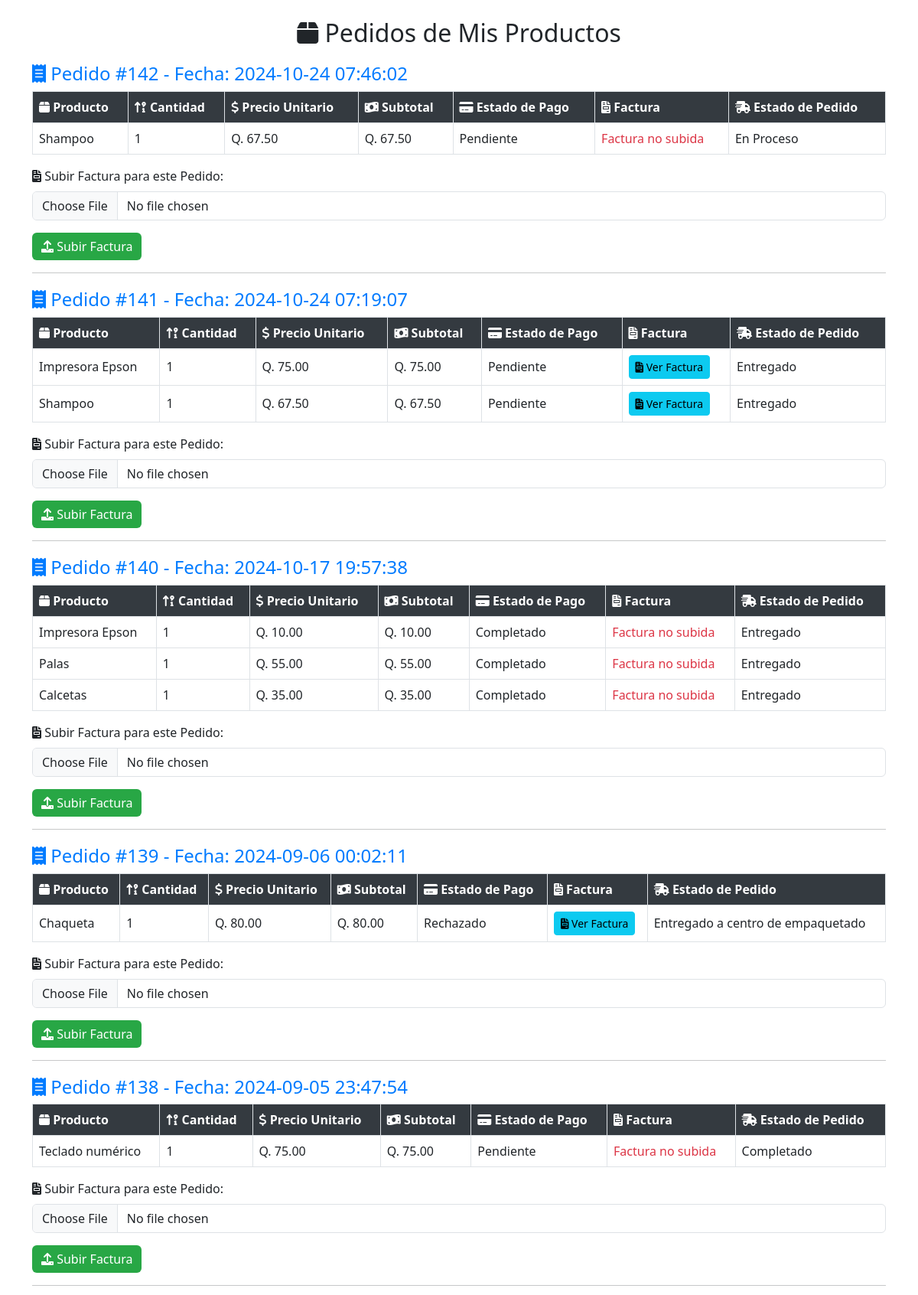
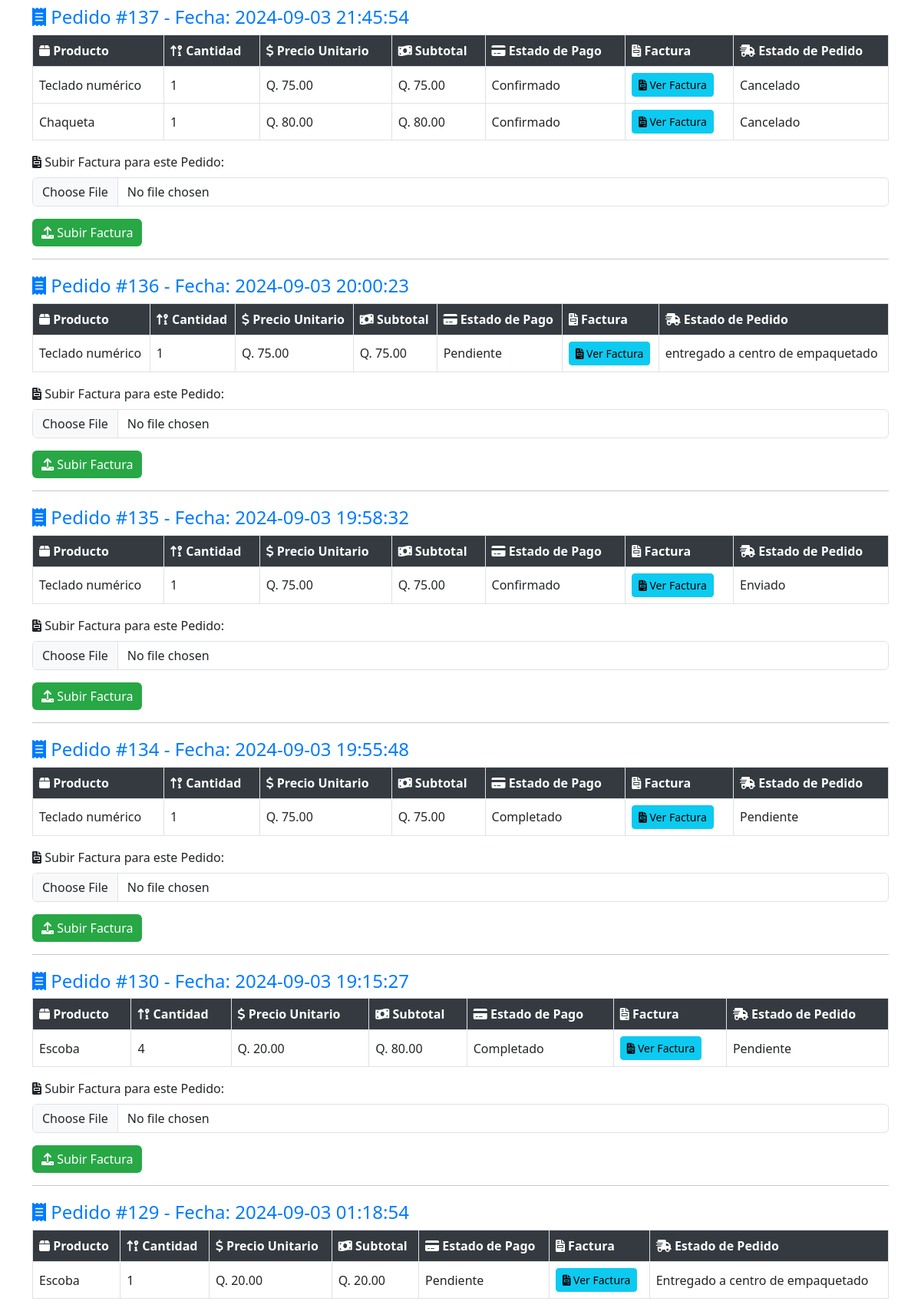
The page /public/emprendedor/ver_pedidos.php (signed in, upper part) on the database its author committed (2 pictures, top to bottom).
### tables this page shows
CREATE TABLE `detalle_pedido` (
  `id_detalle_pedido` int(11) NOT NULL AUTO_INCREMENT,
  `id_pedido` int(11) NOT NULL,
  `id_producto` int(11) NOT NULL,
  `id_emprendedor` int(11) NOT NULL,
  `cantidad` int(11) NOT NULL,
  `precio_unitario` decimal(10,2) NOT NULL,
  `subtotal` decimal(10,2) NOT NULL,
  `nombre_producto` varchar(255) DEFAULT NULL,
  `factura_emprendedor` varchar(255) DEFAULT NULL,
  `descuento_aplicado` decimal(5,2) DEFAULT 0.00,
  PRIMARY KEY (`id_detalle_pedido`)
);

CREATE TABLE `pedido` (
  `id_pedido` int(11) NOT NULL AUTO_INCREMENT,
  `id_cliente` int(11) NOT NULL,
  `id_vendedor` int(11) DEFAULT NULL,
  `fecha_pedido` datetime NOT NULL,
  `fecha_limite` datetime DEFAULT NULL,
  `estado_pedido` varchar(50) NOT NULL,
  `direccion_envio` text DEFAULT NULL,
  `telefono_contacto` varchar(20) DEFAULT NULL,
  PRIMARY KEY (`id_pedido`)
);

CREATE TABLE `pago` (
  `id_pago` int(11) NOT NULL AUTO_INCREMENT,
  `id_pedido` int(11) DEFAULT NULL,
  `metodo_pago` varchar(255) DEFAULT NULL,
  `monto` decimal(10,2) NOT NULL,
  `fecha_pago` timestamp NOT NULL DEFAULT current_timestamp(),
  `estado_pago` varchar(50) DEFAULT NULL,
  `imagen_comprobante` varchar(255) DEFAULT NULL,
  `id_factura` int(11) DEFAULT NULL,
  PRIMARY KEY (`id_pago`),
  KEY `fk_pago_pedido` (`id_pedido`),
  KEY `fk_pago_factura` (`id_factura`),
  CONSTRAINT `fk_pago_factura` FOREIGN KEY (`id_factura`) REFERENCES `factura` (`id_factura`) ON DELETE SET NULL,
  CONSTRAINT `fk_pago_pedido` FOREIGN KEY (`id_pedido`) REFERENCES `pedido` (`id_pedido`) ON DELETE CASCADE
);

### public/emprendedor/ver_pedidos.php (the view, shortened to what this page needs)
<?php
$database = new Database();
$db = $database->getConnection();
$id_emprendedor = $_SESSION['id_emprendedor'];
$query = "
    SELECT
        p.id_pedido,
        p.fecha_pedido,
        dp.id_producto,
        dp.nombre_producto,
        dp.cantidad,
        dp.precio_unitario,
        dp.subtotal,
        pa.estado_pago,
        p.estado_pedido,
        dp.factura_emprendedor
    FROM
        detalle_pedido dp
    JOIN
        pedido p ON dp.id_pedido = p.id_pedido
    JOIN
        pago pa ON p.id_pedido = pa.id_pedido
    WHERE
        dp.id_emprendedor = :id_emprendedor
    ORDER BY
        p.fecha_pedido DESC, p.id_pedido ASC";
$stmt = $db->prepare($query);
$stmt->bindParam(':id_emprendedor', $id_emprendedor);
$stmt->execute();
$pedidos = $stmt->fetchAll(PDO::FETCH_ASSOC);
?>
<!DOCTYPE html>
<html lang="es">
<head>
    <link href="https://cdn.jsdelivr.net/npm/bootstrap@5.3.0/dist/css/bootstrap.min.css" rel="stylesheet">
    <link rel="stylesheet" href="https://cdnjs.cloudflare.com/ajax/libs/font-awesome/6.0.0-beta3/css/all.min.css">
</head>
<body>
    <div class="container mt-4">
        <h2><i class="fas fa-box"></i> Pedidos de Mis Productos</h2>
        <?php if (empty($pedidos)): ?>
            <script>
                Swal.fire({
                    icon: 'info',
                    title: 'Sin pedidos',
                    text: 'No tienes pedidos pendientes.',
                    confirmButtonText: 'Aceptar'
                });
            </script>
        <?php else: ?>
            <div class="scroll-container">
                <?php
                $pedido_actual = null;
                foreach ($pedidos as $pedido):
                    if ($pedido_actual !== $pedido['id_pedido']):
                        if ($pedido_actual !== null):
                            echo '</tbody></table>';
                            echo '<form action="subir_factura.php" method="POST" enctype="multipart/form-data">
                                    <input type="hidden" name="id_pedido" value="' . htmlspecialchars($pedido_actual) . '">
                                    <div class="mb-3">
                                        <label for="factura" class="form-label"><i class="fas fa-file-invoice"></i> Subir Factura para este Pedido:</label>
                                        <input type="file" class="form-control" id="factura" name="factura" required>
                                    </div>
                                    <button type="submit" class="btn btn-success"><i class="fas fa-upload"></i> Subir Factura</button>
                                </form><hr>';
                        endif;
                        $pedido_actual = $pedido['id_pedido'];
                ?>
                        <h4><i class="fas fa-receipt"></i> Pedido #<?php echo htmlspecialchars($pedido['id_pedido']); ?> - Fecha: <?php echo htmlspecialchars($pedido['fecha_pedido']); ?></h4>
                        <table class="table table-bordered">
                            <thead>
                                <tr>
                                    <th><i class="fas fa-box"></i> Producto</th>
                                    <th><i class="fas fa-sort-numeric-up-alt"></i> Cantidad</th>
                                    <th><i class="fas fa-dollar-sign"></i> Precio Unitario</th>
                                    <th><i class="fas fa-money-bill-wave"></i> Subtotal</th>
                                    <th><i class="fas fa-credit-card"></i> Estado de Pago</th>
                                    <th><i class="fas fa-file-invoice"></i> Factura</th>
                                    <th><i class="fas fa-shipping-fast"></i> Estado de Pedido</th>
                                </tr>
                            </thead>
                            <tbody>
                            <?php endif; ?>
                            <tr>
                                <td><?php echo htmlspecialchars($pedido['nombre_producto']); ?></td>
                                <td><?php echo htmlspecialchars($pedido['cantidad']); ?></td>
                                <td>Q. <?php echo number_format($pedido['precio_unitario'], 2); ?></td>
                                <td>Q. <?php echo number_format($pedido['subtotal'], 2); ?></td>
                                <td><?php echo htmlspecialchars($pedido['estado_pago']); ?></td>
                                <td>
                                    <?php if (!empty($pedido['factura_emprendedor'])): ?>
                                        <a href="../../uploads/facturas_emprendedores/<?php echo htmlspecialchars($pedido['factura_emprendedor']); ?>" target="_blank" class="btn btn-info btn-sm">
                                            <i class="fas fa-file-invoice"></i> Ver Factura
                                        </a>
                                    <?php else: ?>
                                        <span class="text-danger">Factura no subida</span>
                                    <?php endif; ?>
                                </td>
                                <td><?php echo htmlspecialchars($pedido['estado_pedido']); ?></td>
                            </tr>
                        <?php
                    endforeach;
                    echo '</tbody></table>';
                        ?>
            </div>
        <?php endif; ?>
    </div>
</body>
</html>

### public/emprendedor/ver_pedidos.php (style rules this page uses)
h2 { text-align: center; margin-bottom: 20px; }
h4 { color: #007bff; margin-top: 20px; }
.table th, .table td { vertical-align: middle; }
.table thead th { background-color: #343a40; color: white; }
.btn-success { background-color: #28a745; border: none; }

### rows shown on the page
detalle_pedido: id_pedido.id_pedido "142", id_pedido.fecha_pedido "2024-10-24 07:46:02", nombre_producto "Shampoo", cantidad "1", precio_unitario "67.50", subtotal "67.50", pago.estado_pago "Pendiente", shows "Factura no subida", id_pedido.estado_pedido "En Proceso"
detalle_pedido: id_pedido.id_pedido "141", id_pedido.fecha_pedido "2024-10-24 07:19:07", nombre_producto "Impresora Epson", cantidad "1", precio_unitario "75.00", subtotal "75.00", pago.estado_pago "Pendiente", id_pedido.estado_pedido "Entregado"
detalle_pedido: nombre_producto "Shampoo", cantidad "1", precio_unitario "67.50", subtotal "67.50", pago.estado_pago "Pendiente", id_pedido.estado_pedido "Entregado"
detalle_pedido: id_pedido.id_pedido "140", id_pedido.fecha_pedido "2024-10-17 19:57:38", nombre_producto "Impresora Epson", cantidad "1", precio_unitario "10.00", subtotal "10.00", pago.estado_pago "Completado", shows "Factura no subida", id_pedido.estado_pedido "Entregado"
detalle_pedido: nombre_producto "Palas", cantidad "1", precio_unitario "55.00", subtotal "55.00", pago.estado_pago "Completado", shows "Factura no subida", id_pedido.estado_pedido "Entregado"
detalle_pedido: nombre_producto "Calcetas", cantidad "1", precio_unitario "35.00", subtotal "35.00", pago.estado_pago "Completado", shows "Factura no subida", id_pedido.estado_pedido "Entregado"
detalle_pedido: id_pedido.id_pedido "139", id_pedido.fecha_pedido "2024-09-06 00:02:11", nombre_producto "Chaqueta", cantidad "1", precio_unitario "80.00", subtotal "80.00", pago.estado_pago "Rechazado", id_pedido.estado_pedido "Entregado a centro de empaquetado"
detalle_pedido: id_pedido.id_pedido "138", id_pedido.fecha_pedido "2024-09-05 23:47:54", nombre_producto "Teclado numérico", cantidad "1", precio_unitario "75.00", subtotal "75.00", pago.estado_pago "Pendiente", shows "Factura no subida", id_pedido.estado_pedido "Completado"
detalle_pedido: id_pedido.id_pedido "137", id_pedido.fecha_pedido "2024-09-03 21:45:54", nombre_producto "Teclado numérico", cantidad "1", precio_unitario "75.00", subtotal "75.00", pago.estado_pago "Confirmado", id_pedido.estado_pedido "Cancelado"
detalle_pedido: nombre_producto "Chaqueta", cantidad "1", precio_unitario "80.00", subtotal "80.00", pago.estado_pago "Confirmado", id_pedido.estado_pedido "Cancelado"
detalle_pedido: id_pedido.id_pedido "136", id_pedido.fecha_pedido "2024-09-03 20:00:23", nombre_producto "Teclado numérico", cantidad "1", precio_unitario "75.00", subtotal "75.00", pago.estado_pago "Pendiente", id_pedido.estado_pedido "entregado a centro de empaquetado"
detalle_pedido: id_pedido.id_pedido "135", id_pedido.fecha_pedido "2024-09-03 19:58:32", nombre_producto "Teclado numérico", cantidad "1", precio_unitario "75.00", subtotal "75.00", pago.estado_pago "Confirmado", id_pedido.estado_pedido "Enviado"
detalle_pedido: id_pedido.id_pedido "134", id_pedido.fecha_pedido "2024-09-03 19:55:48", nombre_producto "Teclado numérico", cantidad "1", precio_unitario "75.00", subtotal "75.00", pago.estado_pago "Completado", id_pedido.estado_pedido "Pendiente"
detalle_pedido: id_pedido.id_pedido "130", id_pedido.fecha_pedido "2024-09-03 19:15:27", nombre_producto "Escoba", cantidad "4", precio_unitario "20.00", subtotal "80.00", pago.estado_pago "Completado", id_pedido.estado_pedido "Pendiente"
detalle_pedido: id_pedido.id_pedido "129", id_pedido.fecha_pedido "2024-09-03 01:18:54", nombre_producto "Escoba", cantidad "1", precio_unitario "20.00", subtotal "20.00", pago.estado_pago "Pendiente", id_pedido.estado_pedido "Entregado a centro de empaquetado"
